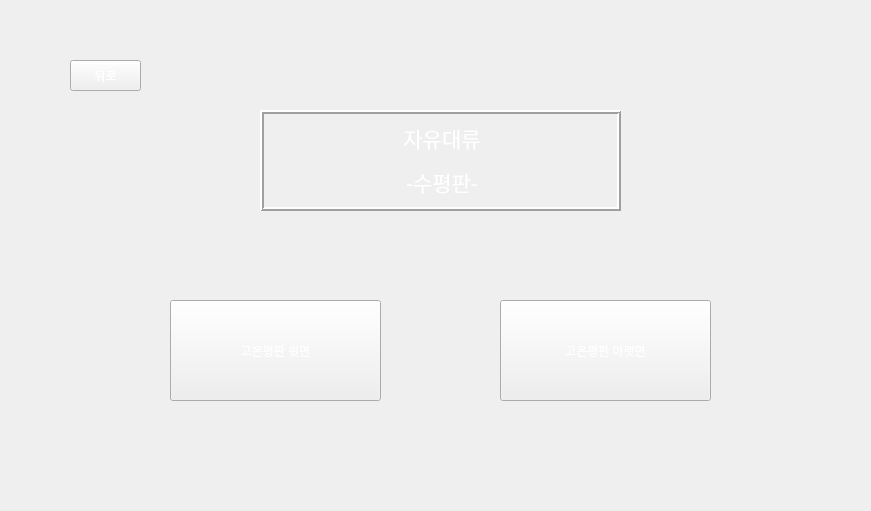
<?xml version="1.0" encoding="UTF-8"?>
<ui version="4.0">
 <class>Form</class>
 <widget class="QWidget" name="Form">
  <property name="geometry">
   <rect>
    <x>0</x>
    <y>0</y>
    <width>871</width>
    <height>511</height>
   </rect>
  </property>
  <property name="minimumSize">
   <size>
    <width>581</width>
    <height>341</height>
   </size>
  </property>
  <property name="maximumSize">
   <size>
    <width>871</width>
    <height>511</height>
   </size>
  </property>
  <property name="windowTitle">
   <string>Plate Horizontal</string>
  </property>
  <property name="styleSheet">
   <string notr="true">background-image: url(:/background/하얀거.png);</string>
  </property>
  <widget class="QPushButton" name="pushButton">
   <property name="geometry">
    <rect>
     <x>70</x>
     <y>60</y>
     <width>71</width>
     <height>31</height>
    </rect>
   </property>
   <property name="styleSheet">
    <string notr="true">QPushButton {
color: qlineargradient(spread:pad, x1:0, y1:1, x2:1, y2:0, stop:0 rgba(255, 255, 255, 255), stop:1 rgba(255, 255, 255, 255));
background-image: url(:/background/버튼2.png);
font: 10pt &quot;맑은 고딕&quot;;
}
QPushButton:hover{
border-image: url(:/background/버튼클릭2.png);
}</string>
   </property>
   <property name="text">
    <string>뒤로</string>
   </property>
  </widget>
  <widget class="QPushButton" name="pushButton_2">
   <property name="geometry">
    <rect>
     <x>170</x>
     <y>300</y>
     <width>211</width>
     <height>101</height>
    </rect>
   </property>
   <property name="styleSheet">
    <string notr="true">QPushButton {
color: qlineargradient(spread:pad, x1:0, y1:1, x2:1, y2:0, stop:0 rgba(255, 255, 255, 255), stop:1 rgba(255, 255, 255, 255));
background-image: url(:/background/버튼2.png);
font: 18pt &quot;맑은 고딕&quot;;
}
QPushButton:hover{
border-image: url(:/background/버튼클릭2.png);
}</string>
   </property>
   <property name="text">
    <string>고온평판 윗면</string>
   </property>
  </widget>
  <widget class="QPushButton" name="pushButton_3">
   <property name="geometry">
    <rect>
     <x>500</x>
     <y>300</y>
     <width>211</width>
     <height>101</height>
    </rect>
   </property>
   <property name="styleSheet">
    <string notr="true">QPushButton {
color: qlineargradient(spread:pad, x1:0, y1:1, x2:1, y2:0, stop:0 rgba(255, 255, 255, 255), stop:1 rgba(255, 255, 255, 255));
background-image: url(:/background/버튼2.png);
font: 18pt &quot;맑은 고딕&quot;;
}
QPushButton:hover{
border-image: url(:/background/버튼클릭2.png);
}</string>
   </property>
   <property name="text">
    <string>고온평판 아랫면</string>
   </property>
  </widget>
  <widget class="QLabel" name="label_9">
   <property name="geometry">
    <rect>
     <x>0</x>
     <y>0</y>
     <width>871</width>
     <height>511</height>
    </rect>
   </property>
   <property name="maximumSize">
    <size>
     <width>871</width>
     <height>511</height>
    </size>
   </property>
   <property name="styleSheet">
    <string notr="true">image: url(:/background/배경2.png);</string>
   </property>
   <property name="text">
    <string/>
   </property>
  </widget>
  <widget class="QLabel" name="label_13">
   <property name="geometry">
    <rect>
     <x>260</x>
     <y>110</y>
     <width>361</width>
     <height>101</height>
    </rect>
   </property>
   <property name="styleSheet">
    <string notr="true">font: 10pt &quot;맑은 고딕&quot;;
color: rgb(255, 255, 255);
background-image: url(:/background/버튼2.png);</string>
   </property>
   <property name="frameShape">
    <enum>QFrame::Box</enum>
   </property>
   <property name="frameShadow">
    <enum>QFrame::Raised</enum>
   </property>
   <property name="lineWidth">
    <number>2</number>
   </property>
   <property name="text">
    <string>&lt;!DOCTYPE HTML PUBLIC &quot;-//W3C//DTD HTML 4.0//EN&quot; &quot;http://www.w3.org/TR/REC-html40/strict.dtd&quot;&gt;
&lt;html&gt;&lt;head&gt;&lt;meta name=&quot;qrichtext&quot; content=&quot;1&quot; /&gt;&lt;style type=&quot;text/css&quot;&gt;
p, li { white-space: pre-wrap; }
&lt;/style&gt;&lt;/head&gt;&lt;body style=&quot; font-family:'맑은 고딕'; font-size:10pt; font-weight:400; font-style:normal;&quot;&gt;
&lt;p align=&quot;center&quot; style=&quot; margin-top:12px; margin-bottom:12px; margin-left:0px; margin-right:0px; -qt-block-indent:0; text-indent:0px;&quot;&gt;&lt;span style=&quot; font-size:16pt;&quot;&gt;자유대류&lt;/span&gt;&lt;/p&gt;
&lt;p align=&quot;center&quot; style=&quot; margin-top:12px; margin-bottom:12px; margin-left:0px; margin-right:0px; -qt-block-indent:0; text-indent:0px;&quot;&gt;&lt;span style=&quot; font-size:16pt;&quot;&gt;-수평판-&lt;/span&gt;&lt;/p&gt;&lt;/body&gt;&lt;/html&gt;</string>
   </property>
   <property name="buddy">
    <cstring>pushButton</cstring>
   </property>
  </widget>
  <zorder>label_9</zorder>
  <zorder>pushButton</zorder>
  <zorder>pushButton_2</zorder>
  <zorder>pushButton_3</zorder>
  <zorder>label_13</zorder>
 </widget>
 <resources>
  <include location="../resource/resources.qrc"/>
 </resources>
 <connections/>
</ui>
